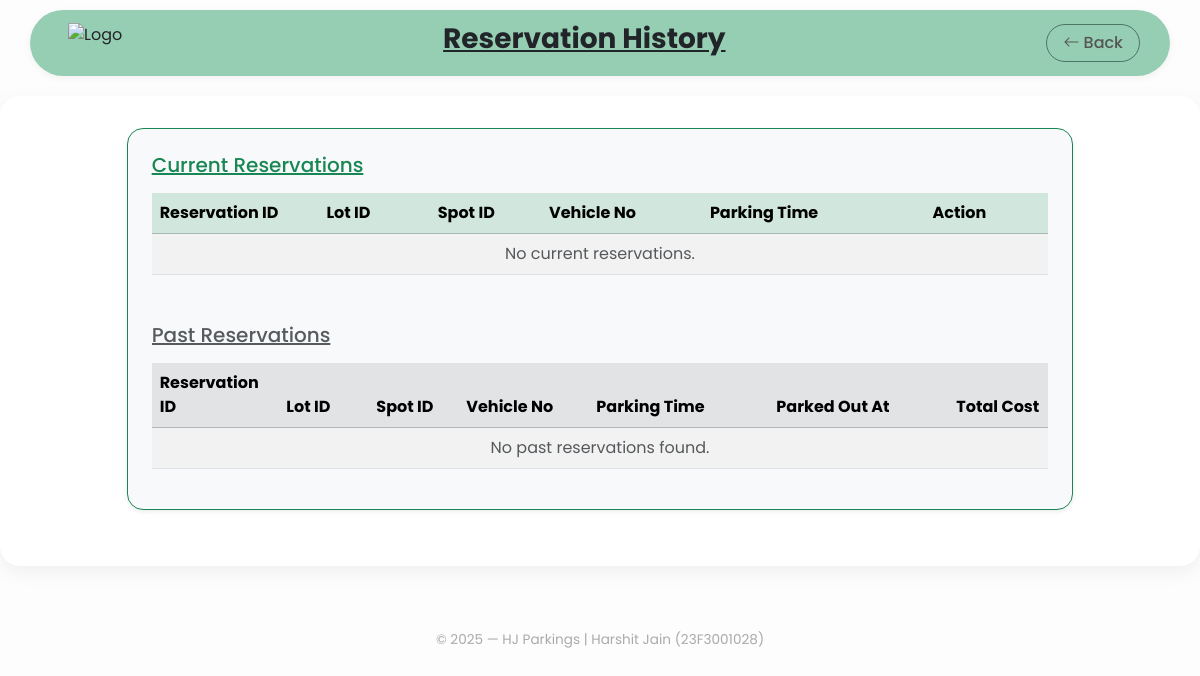
Page /reservation (signed in) on the earlier database version.
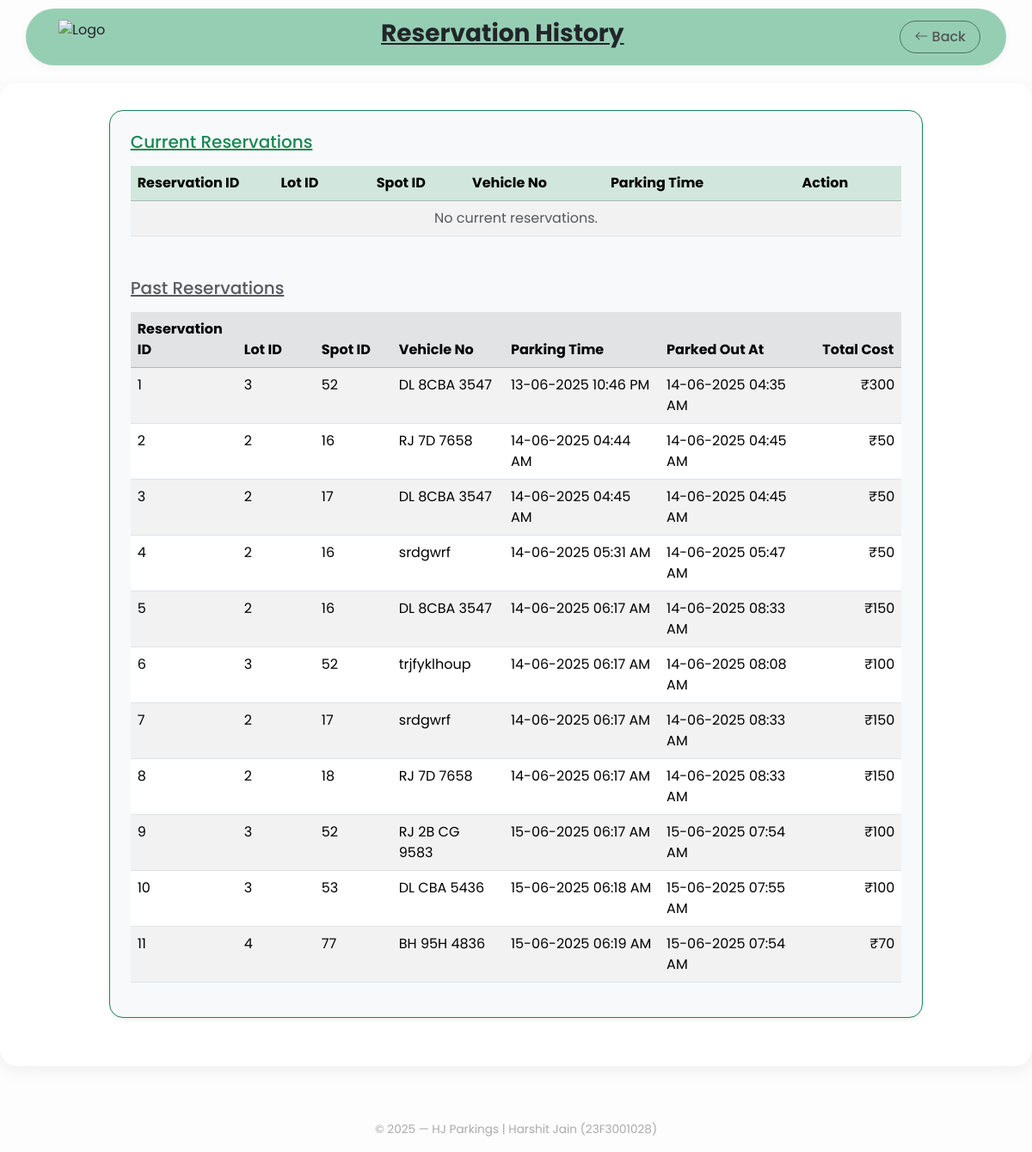
Same page on the later database version.
### app/models/reservation.py (models this page shows)
class reservation(db.Model):
    __tablename__ = 'reservation'
    reservation_id = db.Column(db.Integer, primary_key=True, autoincrement=True)
    spot_id = db.Column(db.Integer, db.ForeignKey('parking_spot.spot_id', ondelete='RESTRICT', onupdate='CASCADE'), nullable=False)
    lot_id = db.Column(db.Integer, db.ForeignKey('parking_lot.lot_id', ondelete='RESTRICT', onupdate='CASCADE'), nullable=False)
    user_email = db.Column(db.String(100), db.ForeignKey('client.email', ondelete='RESTRICT', onupdate='CASCADE'), nullable=False)
    parking_time = db.Column(db.DateTime, nullable=False)
    leaving_time = db.Column(db.DateTime)
    vehicle_no = db.Column(db.String(20), nullable=False)
    total_cost = db.Column(db.Integer)
    status = db.Column(db.String(20), default='active')  # values: 'active', 'deleted'
    lot = db.relationship('parking_lot', backref='reservations')
    spot = db.relationship('parking_spot', backref='reservations')
    client = db.relationship('client', backref='reservations')

### app/routes/client.py (the view)
@client_bp.route('/reservation')
@user_authentication
def reservations():
    user_email = session.get('user')
    new_reservations = reservation.query.filter_by(status='active', user_email=user_email).all()
    old_reservations = reservation.query.filter_by(status='deleted', user_email=user_email).all()
    return render_template('client/reservations.html', new=new_reservations, old=old_reservations)

### app/routes/client.py (called while the page is built)
def user_authentication(f):
    @wraps(f)
    def decorated_function(*args, **kwargs):
        if 'user' not in session:
            return redirect(url_for('auth.login'))
        return f(*args, **kwargs)
    return decorated_function

### app/templates/client/reservations.html (shortened to what this page needs)
{% extends "client/base.html" %}
{% block back %} {{ url_for('client.dashboard') }}{%endblock%}
{% block heading %} Reservation History {% endblock %}
{% block content %}
<div class="container col-lg-10 mb-4 border border-success rounded-4 shadow-sm p-4 bg-light">
    <h5 class="mb-3 text-success"><u>Current Reservations</u></h5>
    <div class="table-responsive">
    <table class="table table-striped table-hover w-100">
        <thead class="table-success">
            <tr>
            <th style="min-width: 120px;">Reservation ID</th>
            <th style="min-width: 90px;">Lot ID</th>
            <th style="min-width: 90px;">Spot ID</th>
            <th style="min-width: 130px;">Vehicle No</th>
            <th style="min-width: 180px;">Parking Time</th>
            <th style="min-width: 100px;">Action</th>
            </tr>
        </thead>
        <tbody>
            {% for res in new %}
            <tr>
                <td>{{ res.reservation_id }}</td>
                <td>{{ res.lot_id }}</td>
                <td>{{ res.spot_id }}</td>
                <td>{{ res.vehicle_no }}</td>
                <td>{{ res.parking_time.strftime('%d-%m-%Y %I:%M %p') }}</td>
                <td>
                    <a href="{{ url_for('client.release', reservation_id=res.reservation_id) }}" class="btn btn-outline-danger btn-sm">Release</a>
                </td>
            </tr>
            {% else %}
            <tr>
                <td colspan="6" class="text-center text-muted">No current reservations.</td>
            </tr>
            {% endfor %}
        </tbody>
    </table>
    <h5 class="mt-5 mb-3 text-muted"><u>Past Reservations</u></h5>
    <table class="table table-striped table-hover">
        <thead class="table-secondary">
            <tr>
            <th style="min-width: 120px;">Reservation ID</th>
            <th style="min-width: 90px;">Lot ID</th>
            <th style="min-width: 90px;">Spot ID</th>
            <th style="min-width: 130px;">Vehicle No</th>
            <th style="min-width: 180px;">Parking Time</th>
            <th style="min-width: 180px;">Parked Out At</th>
            <th style="min-width: 100px;">Total Cost</th>
            </tr>
        </thead>
        <tbody>
            {% for res in old %}
            <tr>
                <td>{{ res.reservation_id }}</td>
                <td>{{ res.lot_id }}</td>
                <td>{{ res.spot_id }}</td>
                <td>{{ res.vehicle_no }}</td>
                <td>{{ res.parking_time.strftime('%d-%m-%Y %I:%M %p') }}</td>
                <td>{{ res.leaving_time.strftime('%d-%m-%Y %I:%M %p') }}</td>
                <td class="text-end">&#8377;{{ res.total_cost }}</td>
            </tr>
            {% else %}
            <tr>
                <td colspan="7" class="text-center text-muted">No past reservations found.</td>
            </tr>
            {% endfor %}
        </tbody>
    </table>
    </div>
</div>
{% endblock %}

Differences in the rows shown:
added reservation: reservation_id "1", lot_id "3", spot_id "52", vehicle_no "DL 8CBA 3547", parking_time "13-06-2025 10:46 PM", leaving_time "14-06-2025 04:35 AM", total_cost "300"
added reservation: reservation_id "2", lot_id "2", spot_id "16", vehicle_no "RJ 7D 7658", parking_time "14-06-2025 04:44 AM", leaving_time "14-06-2025 04:45 AM", total_cost "50"
added reservation: reservation_id "3", lot_id "2", spot_id "17", vehicle_no "DL 8CBA 3547", parking_time "14-06-2025 04:45 AM", leaving_time "14-06-2025 04:45 AM", total_cost "50"
added reservation: reservation_id "4", lot_id "2", spot_id "16", vehicle_no "srdgwrf", parking_time "14-06-2025 05:31 AM", leaving_time "14-06-2025 05:47 AM", total_cost "50"
added reservation: reservation_id "5", lot_id "2", spot_id "16", vehicle_no "DL 8CBA 3547", parking_time "14-06-2025 06:17 AM", leaving_time "14-06-2025 08:33 AM", total_cost "150"
added reservation: reservation_id "6", lot_id "3", spot_id "52", vehicle_no "trjfyklhoup", parking_time "14-06-2025 06:17 AM", leaving_time "14-06-2025 08:08 AM", total_cost "100"
added reservation: reservation_id "7", lot_id "2", spot_id "17", vehicle_no "srdgwrf", parking_time "14-06-2025 06:17 AM", leaving_time "14-06-2025 08:33 AM", total_cost "150"
added reservation: reservation_id "8", lot_id "2", spot_id "18", vehicle_no "RJ 7D 7658", parking_time "14-06-2025 06:17 AM", leaving_time "14-06-2025 08:33 AM", total_cost "150"
added reservation: reservation_id "9", lot_id "3", spot_id "52", vehicle_no "RJ 2B CG 9583", parking_time "15-06-2025 06:17 AM", leaving_time "15-06-2025 07:54 AM", total_cost "100"
added reservation: reservation_id "10", lot_id "3", spot_id "53", vehicle_no "DL CBA 5436", parking_time "15-06-2025 06:18 AM", leaving_time "15-06-2025 07:55 AM", total_cost "100"
added reservation: reservation_id "11", lot_id "4", spot_id "77", vehicle_no "BH 95H 4836", parking_time "15-06-2025 06:19 AM", leaving_time "15-06-2025 07:54 AM", total_cost "70"
Other differences:
text no longer shown: "No past reservations found."
